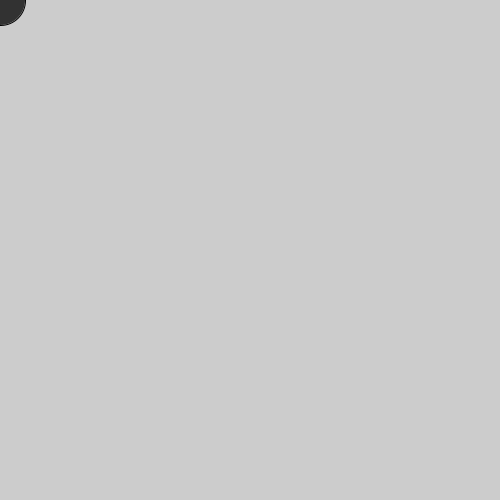
Frame 1 (no input)
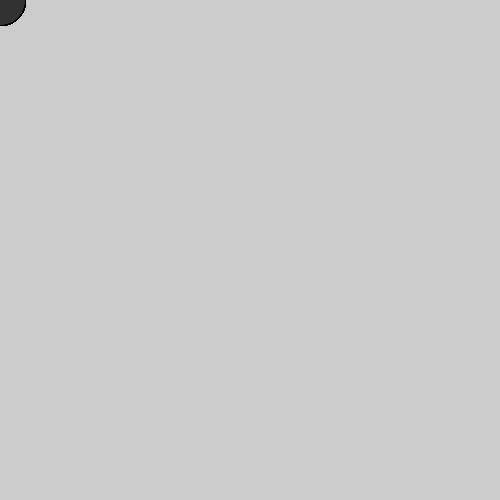
Frame 60 (the mouse pressed at the canvas centre just before this capture)
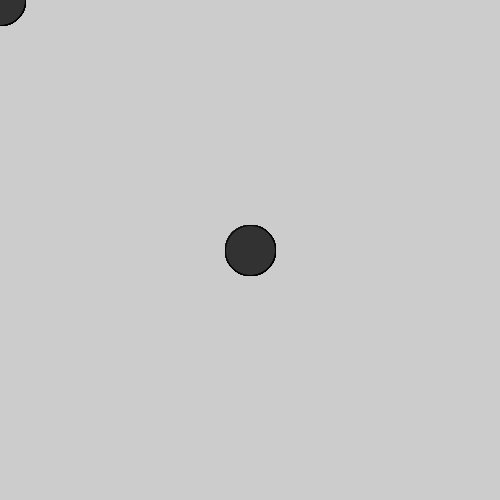
Frame 120 (the mouse held since frame 60 and released just before this capture)

The Processing sketch that drew these frames (run headless with seeded random() and noise(); from frame 60 on, the mouse is pressed at the canvas centre):

// Processing sketch: drawingFollowingThePositionOfMouse
// ── drawingFollowingThePositionOfMouse.pde
void setup(){
  size(500,500);
}

void draw(){
  fill(50);
  circle(mouseX,mouseY,50);
}
